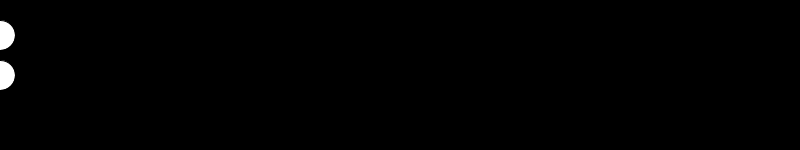
Frame 1 (no input)
Frame 60 (the mouse pressed at the canvas centre just before this capture): identical to frame 1, image omitted
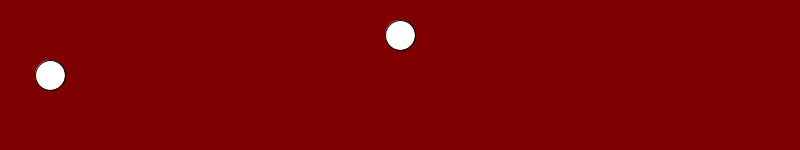
Frame 120 (the mouse held since frame 60 and released just before this capture)

The Processing sketch that drew these frames (run headless with seeded random() and noise(); from frame 60 on, the mouse is pressed at the canvas centre):

// Processing sketch: map1
// ── map1.pde
void setup() {
  size(800, 150);
}


void draw() {
  //background(mouseX, 0,0);
  background(map(mouseX, 0, width, 0, 255), 0, 0);
  println(mouseX);
  circle(mouseX, height/2 - 40, 30); //rango completo
  circle(map(mouseX,0,width,0,100), height/2, 30); //rango mapeado
}
